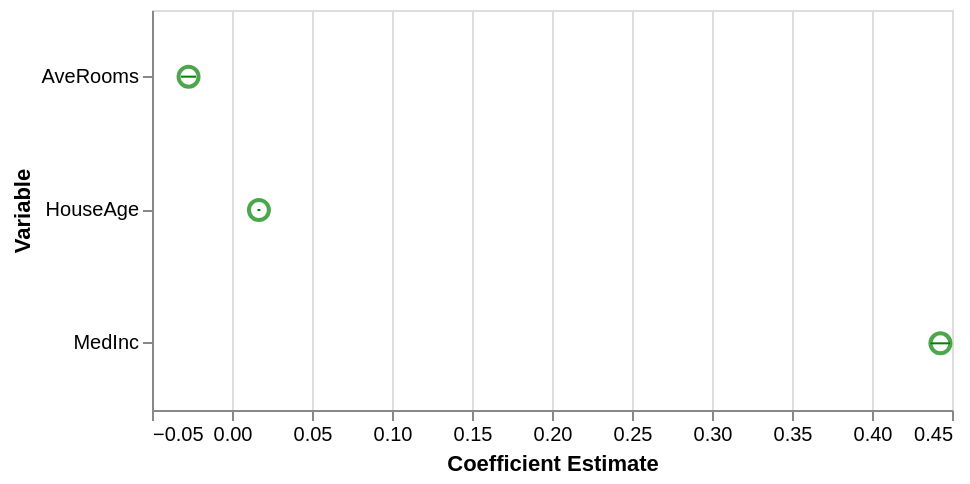

Here is the notebook cell this chart was saved with:
### Code cell
# Visualize coefficient estimates with confidence intervals
coef_plot_data = coef_summary.reset_index()
coef_plot_data = coef_plot_data[coef_plot_data['index'] != 'Intercept']  # Exclude intercept for scale

coef_chart = alt.Chart(coef_plot_data).mark_point(size=100).encode(
    x=alt.X('coefficient:Q', title='Coefficient Estimate'),
    y=alt.Y('index:N', title='Variable', sort='-x'),
    color=alt.condition(
        alt.datum.p_value < 0.05,
        alt.value('green'),
        alt.value('red')
    )
).properties(
    width=400,
    height=200
)

# Add confidence intervals as error bars
error_bars = alt.Chart(coef_plot_data).mark_rule().encode(
    x=alt.X('conf_int_lower:Q', title='Coefficient Estimate'),
    x2='conf_int_upper:Q',
    y='index:N',
    color=alt.condition(
        alt.datum.p_value < 0.05,
        alt.value('green'),
        alt.value('red')
    )
)

(coef_chart + error_bars).resolve_scale(y='shared')

### Figure 1 — Vega-Lite specification as saved in the notebook (floating-point values rounded to 4 significant figures)
{"config": {"view": {"continuousWidth": 300, "continuousHeight": 300}}, "layer": [{"mark": {"type": "point", "size": 100}, "encoding": {"color": {"condition": {"test": "(datum.p_value < 0.05)", "value": "green"}, "value": "red"}, "x": {"field": "coefficient", "title": "Coefficient Estimate", "type": "quantitative"}, "y": {"field": "index", "sort": "-x", "title": "Variable", "type": "nominal"}}}, {"mark": {"type": "rule"}, "encoding": {"color": {"condition": {"test": "(datum.p_value < 0.05)", "value": "green"}, "value": "red"}, "x": {"field": "conf_int_lower", "title": "Coefficient Estimate", "type": "quantitative"}, "x2": {"field": "conf_int_upper"}, "y": {"field": "index", "type": "nominal"}}}], "data": {"name": "data-1a4684e4123525f5bba723114ea08b2c"}, "height": 200, "resolve": {"scale": {"y": "shared"}}, "width": 400, "$schema": "https://vega.github.io/schema/vega-lite/v6.1.0.json", "datasets": {"data-1a4684e4123525f5bba723114ea08b2c": [{"index": "MedInc", "coefficient": 0.4428, "std_err": 0.003134, "p_value": 0.0, "conf_int_lower": 0.4366, "conf_int_upper": 0.4489, "significant": true}, {"index": "HouseAge", "coefficient": 0.01682, "std_err": 0.0004524, "p_value": 5.359e-293, "conf_int_lower": 0.01594, "conf_int_upper": 0.01771, "significant": true}, {"index": "AveRooms", "coefficient": -0.02715, "std_err": 0.002418, "p_value": 3.485e-29, "conf_int_lower": -0.03189, "conf_int_upper": -0.02241, "significant": true}]}}
